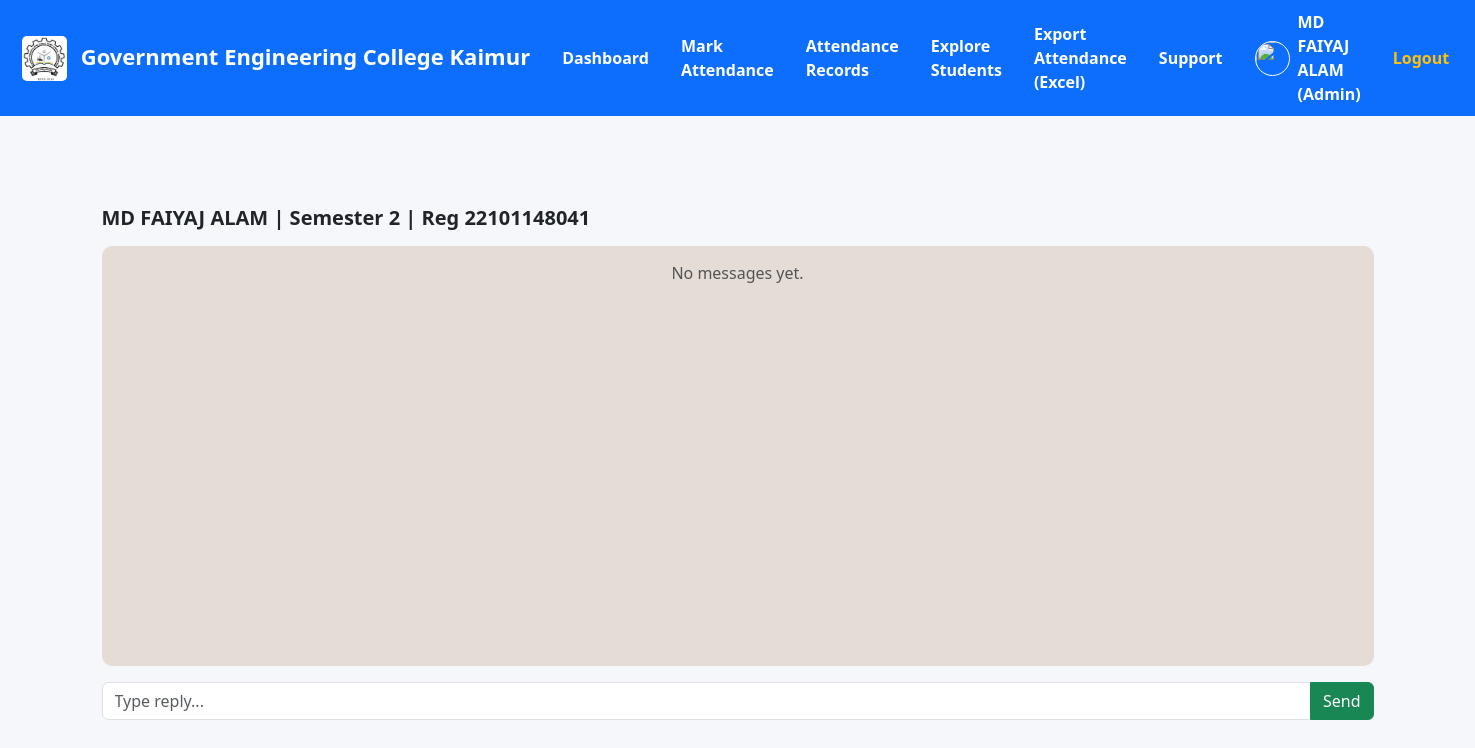
The app's page /admin/support/6 (signed in) with its own data.
### tables this page shows
CREATE TABLE users (
            id INTEGER PRIMARY KEY AUTOINCREMENT,
            name TEXT,
            email TEXT UNIQUE,
            password TEXT,
            role TEXT,
            department TEXT,
            semester TEXT,
            roll_no TEXT,
            registration_no TEXT,
            parent_phone TEXT,
            parent_email TEXT,
            admin_branch TEXT,
            photo TEXT DEFAULT '',
            created_at TEXT DEFAULT CURRENT_TIMESTAMP
        );

### app.py (the view)
@app.route('/admin/support/<int:student_id>')
@login_required(role="admin")
def admin_support_chat(student_id):
    conn = get_db()
    student = conn.execute("""
        SELECT id, name, semester, registration_no
        FROM users
        WHERE id = ? AND role = 'student'
    """, (student_id,)).fetchone()
    if not student:
        conn.close()
        flash("Student not found!", "danger")
        return redirect(url_for("admin_support"))
    messages = conn.execute("""
        SELECT content, reply, created_at, seen
        FROM support_messages
        WHERE student_id = ?
        ORDER BY created_at ASC
    """, (student_id,)).fetchall()
    conn.close()
    return render_template(
        "admin_support_chat.html",
        student=student,
        messages=messages,
        student_id=student_id
    )

### app.py (called while the page is built)
def get_db():
    conn = sqlite3.connect(DB_NAME)
    conn.row_factory = sqlite3.Row
    return conn

def login_required(role=None):
    def decorator(fn):
        @wraps(fn)
        def wrapper(*args, **kwargs):
            if "user_id" not in session:
                flash("Please login first!", "danger")
                return redirect(url_for("login"))
            if role:
                user_role = session.get("user_role", "")
                if user_role is None or user_role.lower() != role.lower():
                    flash("Access denied!", "danger")
                    return redirect(url_for("login"))
            return fn(*args, **kwargs)
        return wrapper
    return decorator

### templates/admin_support_chat.html (shortened to what this page needs)
{% extends "base.html" %}
{% block content %}
<div class="container">
    <h5 class="fw-bold mb-3">
        {{ student.name }} |
        Semester {{ student.semester }} |
        Reg {{ student.registration_no }}
    </h5>
    <div class="chat-box mb-3">
        {% if messages %}
        {% for m in messages %}
        <div class="chat student">
            <div class="bubble">
                {{ m.content }}
                <div class="time">{{ m.created_at }}</div>
            </div>
        </div>
        {% if m.reply %}
        <div class="chat admin">
            <div class="bubble">
                {{ m.reply }}
                <div class="time">Seen ✔✔</div>
            </div>
        </div>
        {% endif %}
        {% endfor %}
        {% else %}
        <p class="text-muted text-center">No messages yet.</p>
        {% endif %}
    </div>
    <form method="POST" action="{{ url_for('admin_support_reply', student_id=student_id) }}">
        <div class="input-group">
            <input type="text" name="reply" class="form-control" placeholder="Type reply..." required>
            <button class="btn btn-success">
                Send
            </button>
        </div>
    </form>
</div>
{% endblock %}

### templates/base.html (shortened to what this page needs)
<!DOCTYPE html>
<html lang="en">
<head>
    <link href="https://cdn.jsdelivr.net/npm/bootstrap@5.3.0/dist/css/bootstrap.min.css" rel="stylesheet">
</head>
<body>
    <nav class="navbar navbar-expand-lg navbar-dark" style="background:#0d6efd; padding:10px;">
        <div class="container-fluid">
            <a class="navbar-brand fw-bold text-white" href="#">
                <img src="{{ url_for('static', filename='college_logo.png') }}" width="45" height="45" class="me-2"
                    style="border-radius:5px;" alt="College Logo">
                Government Engineering College Kaimur
            </a>
            <div class="collapse navbar-collapse justify-content-end" id="mainNavbar">
                <ul class="navbar-nav align-items-center">
                    {% if session.get('user_role') == 'admin' %}
                    <li class="nav-item mx-2">
                        <a class="nav-link text-white fw-bold" href="{{ url_for('admin_dashboard') }}">Dashboard</a>
                    </li>
                    <li class="nav-item mx-2">
                        <a class="nav-link text-white fw-bold" href="{{ url_for('admin_attendance') }}">Mark
                            Attendance</a>
                    </li>
                    <li class="nav-item mx-2">
                        <a class="nav-link text-white fw-bold" href="{{ url_for('attendance_list') }}">Attendance
                            Records</a>
                    </li>
                    <li class="nav-item mx-2">
                        <a class="nav-link text-white fw-bold" href="{{ url_for('admin_users') }}">Explore Students</a>
                    </li>
                    <li class="nav-item mx-2">
                        <a class="nav-link text-white fw-bold" href="{{ url_for('export_attendance') }}">Export
                            Attendance (Excel)</a>
                    </li>
                    <li class="nav-item mx-2">
                        <a class="nav-link text-white fw-bold" href="{{ url_for('admin_support') }}">Support</a>
                    </li>
                    {% endif %}
                    {% if session.get('user_id') %}
                    <li class="nav-item d-flex align-items-center mx-3">
                        {% if session.get('user_photo') %}
                        <img src="{{ url_for('static', filename='profile_images/' + session['user_photo']) }}"
                            width="35" height="35" class="rounded-circle border border-white me-2">
                        {% else %}
                        <img src="{{ url_for('static', filename='default.png') }}" width="35" height="35"
                            class="rounded-circle border border-white me-2">
                        {% endif %}
                        <span class="text-white fw-bold">
                            {{ session.get('user_name') }}
                            ({{ session.get('user_role')|capitalize }})
                        </span>
                    </li>
                    <li class="nav-item mx-2">
                        <a class="nav-link text-warning fw-bold" href="{{ url_for('logout') }}">Logout</a>
                    </li>
                    {% endif %}
                </ul>
            </div>
        </div>
    </nav>
    <div class="container main-container">
        {% block content %}
        {% endblock %}
    </div>
</body>
</html>

### templates/base.html (style rules this page uses)
.navbar-brand { font-weight: bold; font-size: 22px; }
.nav-link { font-weight: 500; }
body { background: #f5f7fb; }
.main-container { margin-top: 90px; }

### templates/admin_support_chat.html (style rules this page uses)
.chat-box { background: #e5ddd5; padding: 15px; border-radius: 10px; height: 420px; overflow-y: auto; }

### records on screen
users: get "MD FAIYAJ ALAM", name "MD FAIYAJ ALAM", semester "2", registration_no "22101148041"

### other values on screen
{{ session.get('user_role')|capitalize }} "Admin"
